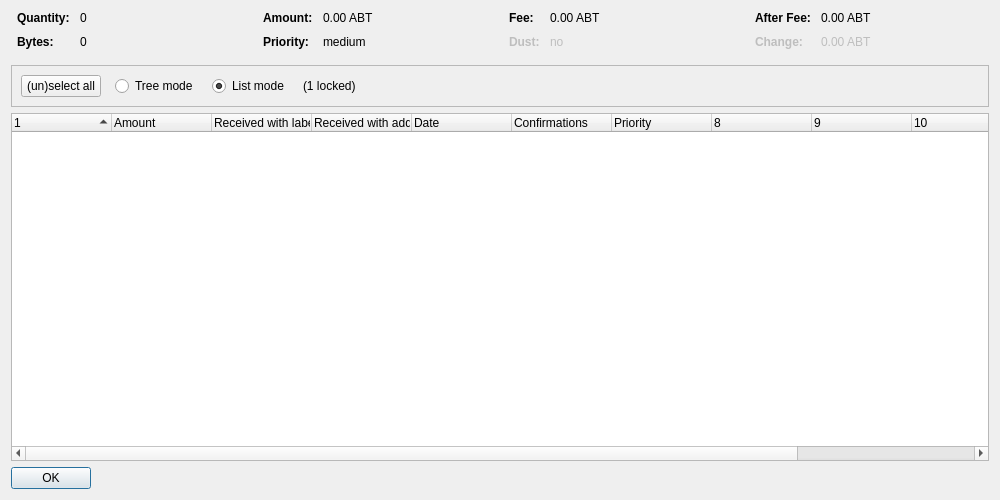
<?xml version="1.0" encoding="UTF-8"?>
<ui version="4.0">
 <class>CoinControlDialog</class>
 <widget class="QDialog" name="CoinControlDialog">
  <property name="geometry">
   <rect>
    <x>0</x>
    <y>0</y>
    <width>1000</width>
    <height>500</height>
   </rect>
  </property>
  <property name="windowTitle">
   <string>Coin Selection</string>
  </property>
  <layout class="QVBoxLayout" name="verticalLayout">
   <item>
    <layout class="QHBoxLayout" name="horizontalLayoutTop" stretch="0,0,0,0">
     <property name="topMargin">
      <number>0</number>
     </property>
     <property name="bottomMargin">
      <number>10</number>
     </property>
     <item>
      <layout class="QFormLayout" name="formLayoutCoinControl1">
       <property name="horizontalSpacing">
        <number>10</number>
       </property>
       <property name="verticalSpacing">
        <number>10</number>
       </property>
       <property name="leftMargin">
        <number>6</number>
       </property>
       <property name="rightMargin">
        <number>6</number>
       </property>
       <item row="0" column="0">
        <widget class="QLabel" name="labelCoinControlQuantityText">
         <property name="font">
          <font>
           <weight>75</weight>
           <bold>true</bold>
          </font>
         </property>
         <property name="text">
          <string>Quantity:</string>
         </property>
        </widget>
       </item>
       <item row="0" column="1">
        <widget class="QLabel" name="labelCoinControlQuantity">
         <property name="cursor">
          <cursorShape>IBeamCursor</cursorShape>
         </property>
         <property name="contextMenuPolicy">
          <enum>Qt::ActionsContextMenu</enum>
         </property>
         <property name="text">
          <string notr="true">0</string>
         </property>
         <property name="textInteractionFlags">
          <set>Qt::LinksAccessibleByMouse|Qt::TextSelectableByKeyboard|Qt::TextSelectableByMouse</set>
         </property>
        </widget>
       </item>
       <item row="1" column="0">
        <widget class="QLabel" name="labelCoinControlBytesText">
         <property name="font">
          <font>
           <weight>75</weight>
           <bold>true</bold>
          </font>
         </property>
         <property name="text">
          <string>Bytes:</string>
         </property>
        </widget>
       </item>
       <item row="1" column="1">
        <widget class="QLabel" name="labelCoinControlBytes">
         <property name="cursor">
          <cursorShape>IBeamCursor</cursorShape>
         </property>
         <property name="contextMenuPolicy">
          <enum>Qt::ActionsContextMenu</enum>
         </property>
         <property name="text">
          <string notr="true">0</string>
         </property>
         <property name="textInteractionFlags">
          <set>Qt::LinksAccessibleByMouse|Qt::TextSelectableByKeyboard|Qt::TextSelectableByMouse</set>
         </property>
        </widget>
       </item>
      </layout>
     </item>
     <item>
      <layout class="QFormLayout" name="formLayoutCoinControl2">
       <property name="horizontalSpacing">
        <number>10</number>
       </property>
       <property name="verticalSpacing">
        <number>10</number>
       </property>
       <property name="leftMargin">
        <number>6</number>
       </property>
       <property name="rightMargin">
        <number>6</number>
       </property>
       <item row="0" column="0">
        <widget class="QLabel" name="labelCoinControlAmountText">
         <property name="font">
          <font>
           <weight>75</weight>
           <bold>true</bold>
          </font>
         </property>
         <property name="text">
          <string>Amount:</string>
         </property>
        </widget>
       </item>
       <item row="0" column="1">
        <widget class="QLabel" name="labelCoinControlAmount">
         <property name="cursor">
          <cursorShape>IBeamCursor</cursorShape>
         </property>
         <property name="contextMenuPolicy">
          <enum>Qt::ActionsContextMenu</enum>
         </property>
         <property name="text">
          <string notr="true">0.00 ABT</string>
         </property>
         <property name="textInteractionFlags">
          <set>Qt::LinksAccessibleByMouse|Qt::TextSelectableByKeyboard|Qt::TextSelectableByMouse</set>
         </property>
        </widget>
       </item>
       <item row="1" column="0">
        <widget class="QLabel" name="labelCoinControlPriorityText">
         <property name="font">
          <font>
           <weight>75</weight>
           <bold>true</bold>
          </font>
         </property>
         <property name="text">
          <string>Priority:</string>
         </property>
        </widget>
       </item>
       <item row="1" column="1">
        <widget class="QLabel" name="labelCoinControlPriority">
         <property name="cursor">
          <cursorShape>IBeamCursor</cursorShape>
         </property>
         <property name="contextMenuPolicy">
          <enum>Qt::ActionsContextMenu</enum>
         </property>
         <property name="text">
          <string notr="true">medium</string>
         </property>
         <property name="textInteractionFlags">
          <set>Qt::LinksAccessibleByMouse|Qt::TextSelectableByKeyboard|Qt::TextSelectableByMouse</set>
         </property>
        </widget>
       </item>
      </layout>
     </item>
     <item>
      <layout class="QFormLayout" name="formLayoutCoinControl3">
       <property name="horizontalSpacing">
        <number>10</number>
       </property>
       <property name="verticalSpacing">
        <number>10</number>
       </property>
       <property name="leftMargin">
        <number>6</number>
       </property>
       <property name="rightMargin">
        <number>6</number>
       </property>
       <item row="0" column="0">
        <widget class="QLabel" name="labelCoinControlFeeText">
         <property name="font">
          <font>
           <weight>75</weight>
           <bold>true</bold>
          </font>
         </property>
         <property name="text">
          <string>Fee:</string>
         </property>
        </widget>
       </item>
       <item row="0" column="1">
        <widget class="QLabel" name="labelCoinControlFee">
         <property name="cursor">
          <cursorShape>IBeamCursor</cursorShape>
         </property>
         <property name="contextMenuPolicy">
          <enum>Qt::ActionsContextMenu</enum>
         </property>
         <property name="text">
          <string notr="true">0.00 ABT</string>
         </property>
         <property name="textInteractionFlags">
          <set>Qt::LinksAccessibleByMouse|Qt::TextSelectableByKeyboard|Qt::TextSelectableByMouse</set>
         </property>
        </widget>
       </item>
       <item row="1" column="0">
        <widget class="QLabel" name="labelCoinControlLowOutputText">
         <property name="enabled">
          <bool>false</bool>
         </property>
         <property name="font">
          <font>
           <weight>75</weight>
           <bold>true</bold>
          </font>
         </property>
         <property name="text">
          <string>Dust:</string>
         </property>
        </widget>
       </item>
       <item row="1" column="1">
        <widget class="QLabel" name="labelCoinControlLowOutput">
         <property name="enabled">
          <bool>false</bool>
         </property>
         <property name="cursor">
          <cursorShape>IBeamCursor</cursorShape>
         </property>
         <property name="contextMenuPolicy">
          <enum>Qt::ActionsContextMenu</enum>
         </property>
         <property name="text">
          <string notr="true">no</string>
         </property>
         <property name="textInteractionFlags">
          <set>Qt::LinksAccessibleByMouse|Qt::TextSelectableByKeyboard|Qt::TextSelectableByMouse</set>
         </property>
        </widget>
       </item>
      </layout>
     </item>
     <item>
      <layout class="QFormLayout" name="formLayoutCoinControl4">
       <property name="horizontalSpacing">
        <number>10</number>
       </property>
       <property name="verticalSpacing">
        <number>10</number>
       </property>
       <property name="leftMargin">
        <number>6</number>
       </property>
       <property name="rightMargin">
        <number>6</number>
       </property>
       <item row="0" column="0">
        <widget class="QLabel" name="labelCoinControlAfterFeeText">
         <property name="font">
          <font>
           <weight>75</weight>
           <bold>true</bold>
          </font>
         </property>
         <property name="text">
          <string>After Fee:</string>
         </property>
        </widget>
       </item>
       <item row="0" column="1">
        <widget class="QLabel" name="labelCoinControlAfterFee">
         <property name="cursor">
          <cursorShape>IBeamCursor</cursorShape>
         </property>
         <property name="contextMenuPolicy">
          <enum>Qt::ActionsContextMenu</enum>
         </property>
         <property name="text">
          <string notr="true">0.00 ABT</string>
         </property>
         <property name="textInteractionFlags">
          <set>Qt::LinksAccessibleByMouse|Qt::TextSelectableByKeyboard|Qt::TextSelectableByMouse</set>
         </property>
        </widget>
       </item>
       <item row="1" column="0">
        <widget class="QLabel" name="labelCoinControlChangeText">
         <property name="enabled">
          <bool>false</bool>
         </property>
         <property name="font">
          <font>
           <weight>75</weight>
           <bold>true</bold>
          </font>
         </property>
         <property name="text">
          <string>Change:</string>
         </property>
        </widget>
       </item>
       <item row="1" column="1">
        <widget class="QLabel" name="labelCoinControlChange">
         <property name="enabled">
          <bool>false</bool>
         </property>
         <property name="cursor">
          <cursorShape>IBeamCursor</cursorShape>
         </property>
         <property name="contextMenuPolicy">
          <enum>Qt::ActionsContextMenu</enum>
         </property>
         <property name="text">
          <string notr="true">0.00 ABT</string>
         </property>
         <property name="textInteractionFlags">
          <set>Qt::LinksAccessibleByMouse|Qt::TextSelectableByKeyboard|Qt::TextSelectableByMouse</set>
         </property>
        </widget>
       </item>
      </layout>
     </item>
    </layout>
   </item>
   <item>
    <widget class="QFrame" name="frame">
     <property name="minimumSize">
      <size>
       <width>0</width>
       <height>40</height>
      </size>
     </property>
     <property name="frameShape">
      <enum>QFrame::StyledPanel</enum>
     </property>
     <property name="frameShadow">
      <enum>QFrame::Sunken</enum>
     </property>
     <layout class="QHBoxLayout" name="horizontalLayout">
      <item>
       <layout class="QHBoxLayout" name="horizontalLayoutPanel" stretch="0,0,0,0,0">
        <property name="spacing">
         <number>14</number>
        </property>
        <item>
         <widget class="QPushButton" name="pushButtonSelectAll">
          <property name="sizePolicy">
           <sizepolicy hsizetype="Maximum" vsizetype="Fixed">
            <horstretch>0</horstretch>
            <verstretch>0</verstretch>
           </sizepolicy>
          </property>
          <property name="text">
           <string>(un)select all</string>
          </property>
          <property name="autoDefault">
           <bool>false</bool>
          </property>
         </widget>
        </item>
        <item>
         <widget class="QRadioButton" name="radioTreeMode">
          <property name="sizePolicy">
           <sizepolicy hsizetype="Maximum" vsizetype="Fixed">
            <horstretch>0</horstretch>
            <verstretch>0</verstretch>
           </sizepolicy>
          </property>
          <property name="text">
           <string>Tree mode</string>
          </property>
         </widget>
        </item>
        <item>
         <widget class="QRadioButton" name="radioListMode">
          <property name="sizePolicy">
           <sizepolicy hsizetype="Maximum" vsizetype="Fixed">
            <horstretch>0</horstretch>
            <verstretch>0</verstretch>
           </sizepolicy>
          </property>
          <property name="text">
           <string>List mode</string>
          </property>
          <property name="checked">
           <bool>true</bool>
          </property>
         </widget>
        </item>
        <item>
         <widget class="QLabel" name="labelLocked">
          <property name="text">
           <string notr="true">(1 locked)</string>
          </property>
         </widget>
        </item>
        <item>
         <spacer name="horizontalSpacer">
          <property name="orientation">
           <enum>Qt::Horizontal</enum>
          </property>
          <property name="sizeHint" stdset="0">
           <size>
            <width>40</width>
            <height>20</height>
           </size>
          </property>
         </spacer>
        </item>
       </layout>
      </item>
     </layout>
    </widget>
   </item>
   <item>
    <widget class="CoinControlTreeWidget" name="treeWidget">
     <property name="contextMenuPolicy">
      <enum>Qt::CustomContextMenu</enum>
     </property>
     <property name="sortingEnabled">
      <bool>false</bool>
     </property>
     <property name="columnCount">
      <number>12</number>
     </property>
     <attribute name="headerShowSortIndicator" stdset="0">
      <bool>true</bool>
     </attribute>
     <attribute name="headerStretchLastSection">
      <bool>false</bool>
     </attribute>
     <column>
      <property name="text">
       <string/>
      </property>
     </column>
     <column>
      <property name="text">
       <string>Amount</string>
      </property>
     </column>
     <column>
      <property name="text">
       <string>Received with label</string>
      </property>
     </column>
     <column>
      <property name="text">
       <string>Received with address</string>
      </property>
     </column>
     <column>
      <property name="text">
       <string>Date</string>
      </property>
     </column>
     <column>
      <property name="text">
       <string>Confirmations</string>
      </property>
      <property name="toolTip">
       <string>Confirmed</string>
      </property>
     </column>
     <column>
      <property name="text">
       <string>Priority</string>
      </property>
     </column>
     <column>
      <property name="text">
       <string/>
      </property>
     </column>
     <column>
      <property name="text">
       <string/>
      </property>
     </column>
     <column>
      <property name="text">
       <string/>
      </property>
     </column>
     <column>
      <property name="text">
       <string/>
      </property>
     </column>
     <column>
      <property name="text">
       <string/>
      </property>
     </column>
    </widget>
   </item>
   <item>
    <widget class="QDialogButtonBox" name="buttonBox">
     <property name="sizePolicy">
      <sizepolicy hsizetype="Maximum" vsizetype="Fixed">
       <horstretch>0</horstretch>
       <verstretch>0</verstretch>
      </sizepolicy>
     </property>
     <property name="orientation">
      <enum>Qt::Horizontal</enum>
     </property>
     <property name="standardButtons">
      <set>QDialogButtonBox::Ok</set>
     </property>
    </widget>
   </item>
  </layout>
 </widget>
 <customwidgets>
  <customwidget>
   <class>CoinControlTreeWidget</class>
   <extends>QTreeWidget</extends>
   <header>coincontroltreewidget.h</header>
  </customwidget>
 </customwidgets>
 <resources/>
 <connections/>
</ui>
